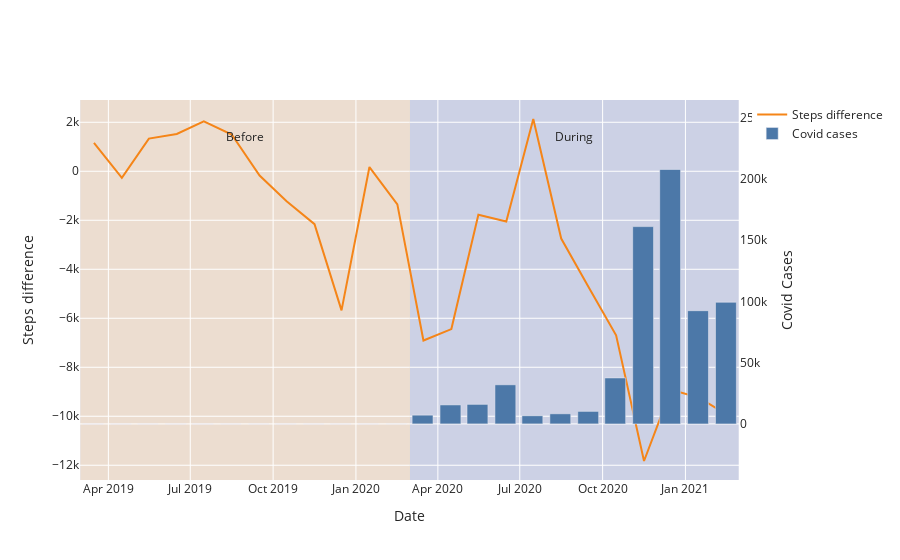

Notebook code cell kept with this figure:
### Code cell
steps = go.Line(x=months_diff['month'], y=months_diff['diff'], name="Steps difference", mode="lines", line=dict(color=px.colors.qualitative.T10[1]))
cases = go.Bar(x=covid_cases['date'], y=covid_cases['cases'], name="Covid cases", yaxis='y2', marker_color=px.colors.qualitative.T10[0])


layout = go.Layout(xaxis=dict(title="Date"),
                   yaxis=dict(title='Steps difference', scaleanchor="y2", scaleratio=20),
                   yaxis2=dict(title='Covid Cases',
                               overlaying='y',
                               showgrid=False,
                               side='right'))

fig = go.Figure(data=[steps, cases], layout=layout)
annotate_before_after(fig)
fig.show()

### Figure 1 — Plotly figure (JSON) as saved in the notebook; plotly's stock layout.template omitted (floating-point values rounded to 4 significant figures)
{"data": [{"line": {"color": "#F58518"}, "mode": "lines", "name": "Steps difference", "type": "scatter", "x": ["2019-03-16", "2019-04-16", "2019-05-16", "2019-06-16", "2019-07-16", "2019-08-16", "2019-09-16", "2019-10-16", "2019-11-16", "2019-12-16", "2020-01-16", "2020-02-16", "2020-03-16", "2020-04-16", "2020-05-16", "2020-06-16", "2020-07-16", "2020-08-16", "2020-09-16", "2020-10-16", "2020-11-16", "2020-12-16", "2021-01-16", "2021-02-16"], "y": [1161.0, -265.9, 1335.0, 1521.0, 2037.0, 1502.0, -172.3, -1220.0, -2158.0, -5679.0, 172.3, -1352.0, -6909.0, -6441.0, -1777.0, -2050.0, 2134.0, -2744.0, -4765.0, -6695.0, -11830.0, -8919.0, -9239.0, -9937.0]}, {"marker": {"color": "#4C78A8"}, "name": "Covid cases", "type": "bar", "x": ["2019-03-15T00:00:00", "2019-04-15T00:00:00", "2019-05-15T00:00:00", "2019-06-15T00:00:00", "2019-07-15T00:00:00", "2019-08-15T00:00:00", "2019-09-15T00:00:00", "2019-10-15T00:00:00", "2019-11-15T00:00:00", "2019-12-15T00:00:00", "2020-01-15T00:00:00", "2020-02-15T00:00:00", "2020-03-15T00:00:00", "2020-04-15T00:00:00", "2020-05-15T00:00:00", "2020-06-15T00:00:00", "2020-07-15T00:00:00", "2020-08-15T00:00:00", "2020-09-15T00:00:00", "2020-10-15T00:00:00", "2020-11-15T00:00:00", "2020-12-15T00:00:00", "2021-01-15T00:00:00", "2021-02-15T00:00:00"], "y": [0, 0, 0, 0, 0, 0, 0, 0, 0, 0, 0, 14, 7159, 15527, 15961, 31951, 6673, 8285, 10233, 37527, 161065, 207718, 92437, 99336], "yaxis": "y2"}], "layout": {"annotations": [{"showarrow": false, "text": "Before", "x": "2019-08-31T00:00:00", "y": 1425}, {"showarrow": false, "text": "During", "x": "2020-08-30T12:00:00", "y": 1425}], "autosize": true, "shapes": [{"fillcolor": "#F4AC45", "layer": "below", "line": {"width": 0}, "opacity": 0.2, "type": "rect", "x0": "2019-03-01T00:00:00", "x1": "2020-03-01T00:00:00", "xref": "x", "y0": 0, "y1": 1, "yref": "y domain"}, {"fillcolor": "#5470AF", "layer": "below", "line": {"width": 0}, "opacity": 0.2, "type": "rect", "x0": "2020-03-01T00:00:00", "x1": "2021-03-01T00:00:00", "xref": "x", "y0": 0, "y1": 1, "yref": "y domain"}], "xaxis": {"autorange": true, "range": ["2019-02-28 12:00", "2021-03-01 12:00"], "title": {"text": "Date"}, "type": "date"}, "yaxis": {"autorange": true, "domain": [0, 1], "range": [-12600.0, 2909.0], "scaleanchor": "y2", "scaleratio": 20, "title": {"text": "Steps difference"}, "type": "linear"}, "yaxis2": {"autorange": true, "domain": [0, 1], "overlaying": "y", "range": [-45790.0, 264400.0], "showgrid": false, "side": "right", "title": {"text": "Covid Cases"}, "type": "linear"}}}
